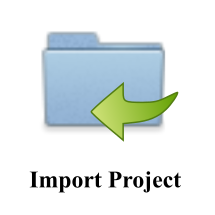
#> input picture src/resources/pixmaps/importProjectPix.png, 215 x 215 px, given in place of out.png.png, which was not available
$ python create_png_from_svg.py ../pixmaps/importProjectPix.png out.png
#> lines starting #> are read from the running program, lines starting #| are printed output that depends on the picture
import argparse
import cairosvg
from PIL import Image

# Define a function to render SVG to PNG with specified dimensions
def render_svg_to_png(input_svg, output_png, width, height):
#> called with input_svg = '../pixmaps/importProjectPix.png', output_png = 'out.png.png', width = 64, height = 64
    cairosvg.svg2png(url=input_svg, write_to=output_png, output_width=width, output_height=height)
#> (this line was passed over: cairosvg is not available in this run)
    image = Image.open(output_png)
#> image is the input picture: PIL image 215x215 RGBA; mean R, G, B, A 34.7, 42.7, 42.7, 62.4
    image = image.resize((width, height))
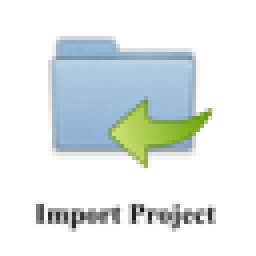
#> image: PIL image 64x64 RGBA (shown 4 times larger); mean R, G, B, A 35.2, 43.3, 43, 62.5; transparent parts drawn white
    image.save(output_png)

def main():
    # Create an argument parser
    parser = argparse.ArgumentParser(description="Render SVG to PNG with specified dimensions")

    # Add arguments for input SVG, base name of output PNG, width, and height
    parser.add_argument("input_svg", help="Input SVG file")
    parser.add_argument("output_base", help="Base name of the output PNG file (without dimensions)")
    parser.add_argument("--size", type=int, required=False, help="Size of the PNG")

    # Parse the command-line arguments
    args = parser.parse_args()

    # Create the output PNG file name with dimensions
    output_png = f"{args.output_base}.png" if args.size is None else f"{args.output_base}_{args.size}.png"

    if args.size is None: args.size = 64

    # Render the SVG to PNG with specified dimensions
    render_svg_to_png(args.input_svg, output_png, args.size, args.size)

    print(f"SVG rendered to PNG with dimensions {args.size}x{args.size} and saved to {output_png}")

if __name__ == "__main__":
    main()

$ run again, on src/resources/pixmaps/infoPix.png
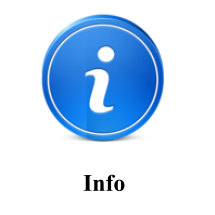
#> input picture src/resources/pixmaps/infoPix.png, 215 x 215 px, given in place of out.png.png, which was not available
#> in render_svg_to_png, image is the input picture: PIL image 215x215 RGBA; mean R, G, B, A 15.1, 36.7, 60.6, 68.7
#> in render_svg_to_png, `image = image.resize((width, height))`:
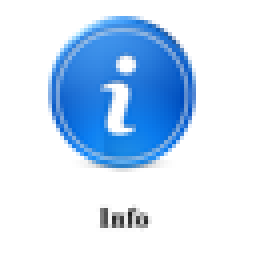
#> image: PIL image 64x64 RGBA (shown 4 times larger); mean R, G, B, A 15.3, 37.8, 62.5, 68.7; transparent parts drawn white
